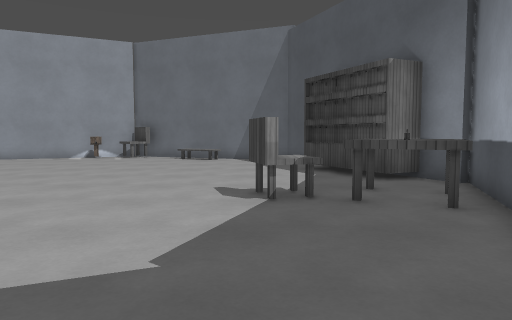
view 1 (above)

12 first-person views from a walk through a level from a Godot 3-D game. The camera is 1.2 m above the floor, tilts 4° down and sees 70° across. The floor is counted in squares, 1 m on a side. Each view is taken from the middle of a square. On the plan, view 1 faces up. The plan holds only what a view shows up to about 15 squares ahead; the rest is blank. Surface patterns are stand-ins for the level's own textures.

view 2
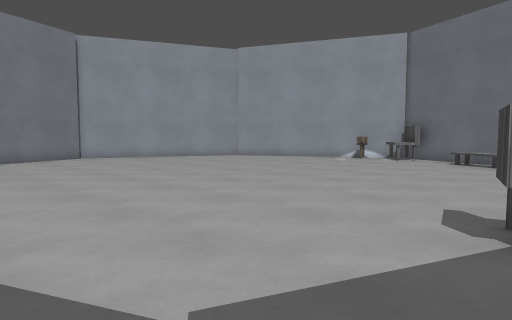

view 3
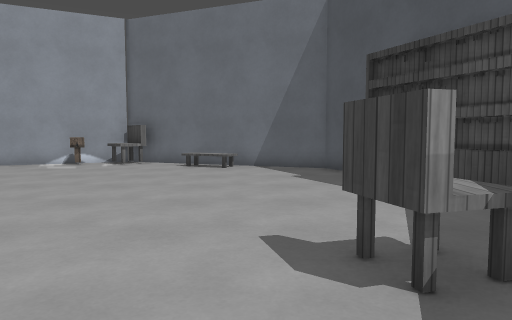

view 4
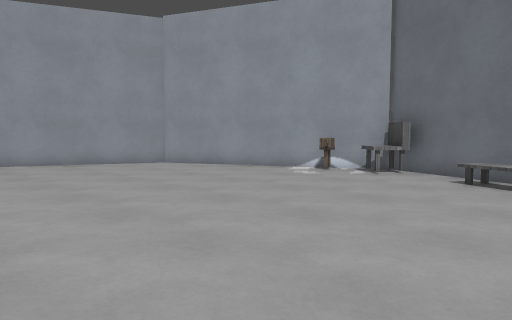

view 5
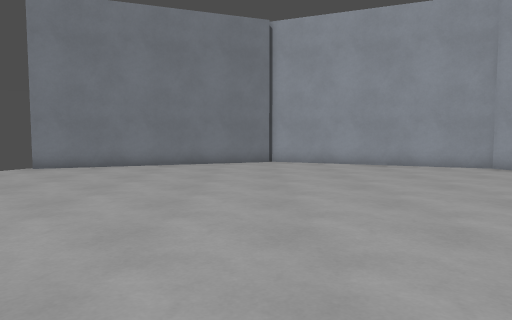

view 6
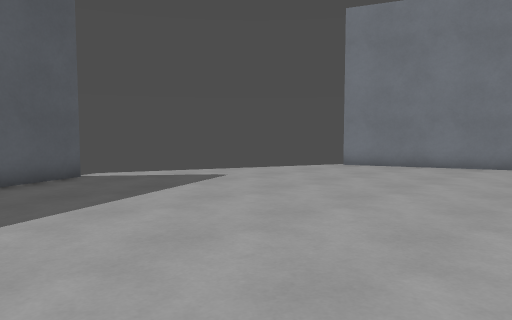

view 7
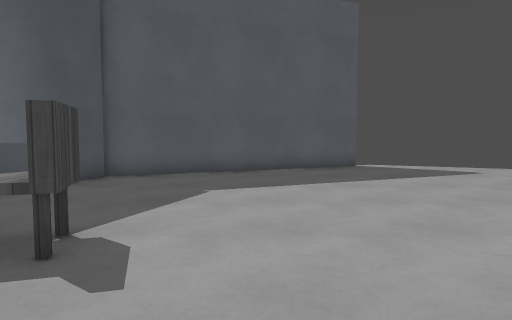

view 8
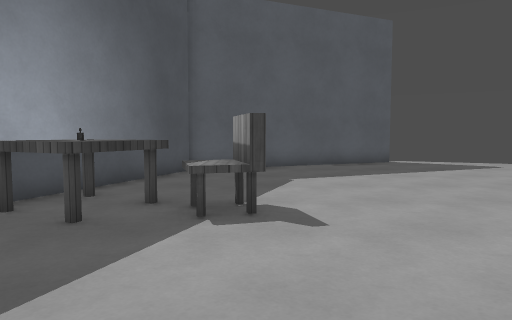

view 9
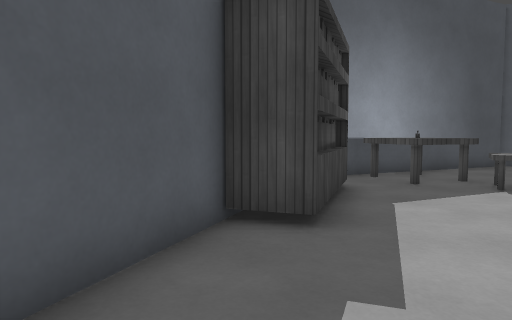

view 10
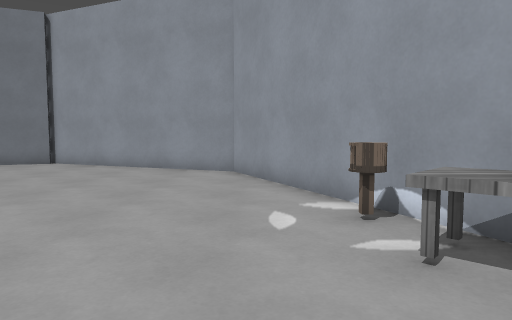

view 11
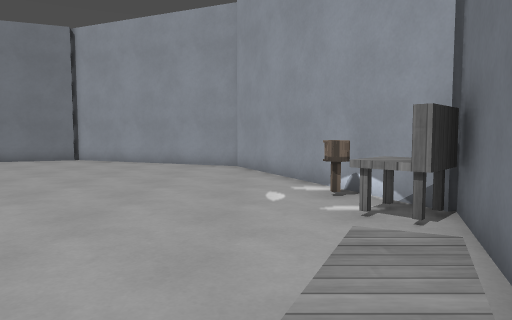

view 12
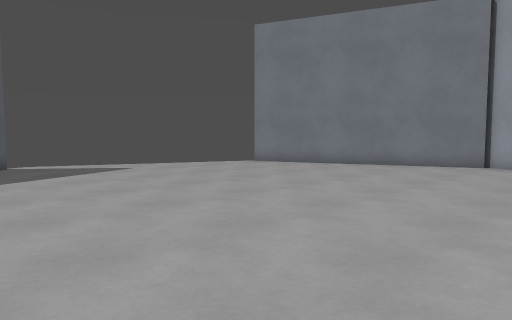

### Floor plan
Key: @ floor where view 1 was taken; # wall or solid block; x gap in a wall; . floor; B bookshelf; C chair; T table; L lamp; O other object.
Columns run from 18 left of view 1 to 5 right of it. Each row starts with its distance up from view 1.
 20          ######
 19        ###LCC.####
 18      ###.......O.###
 17    ###..........O..##
 16   ##................##
 15   #..................#
 14   #..................#
 13  ##.................B#
 12  #...................B
 11 ##...................B
 10 #....................BB#
  9 #......................#
  8 #..................CTT.#
  7 #.................CCTTT#
  6 ##...................T##
  5  #....................#
  4  ##...................#
  3   #..................##
  2   #..................#
  1   ##.................#
  0    x..............@###
 -1       ..........####
 -2          .....###
 -3            .###

Where each view was taken, in squares from view 1:
view 1: 0 up, 0 right, facing up
view 2: 2 up, 1 right, facing up-left
view 3: 4 up, 1 left, facing up
view 4: 8 up, 1 left, facing up-left
view 5: 8 up, 2 left, facing left
view 6: 8 up, 2 left, facing down-left
view 7: 11 up, 2 left, facing down
view 8: 13 up, 0 right, facing down
view 9: 17 up, 1 left, facing down-right
view 10: 17 up, 3 left, facing left
view 11: 17 up, 1 left, facing left
view 12: 12 up, 3 left, facing down-left
